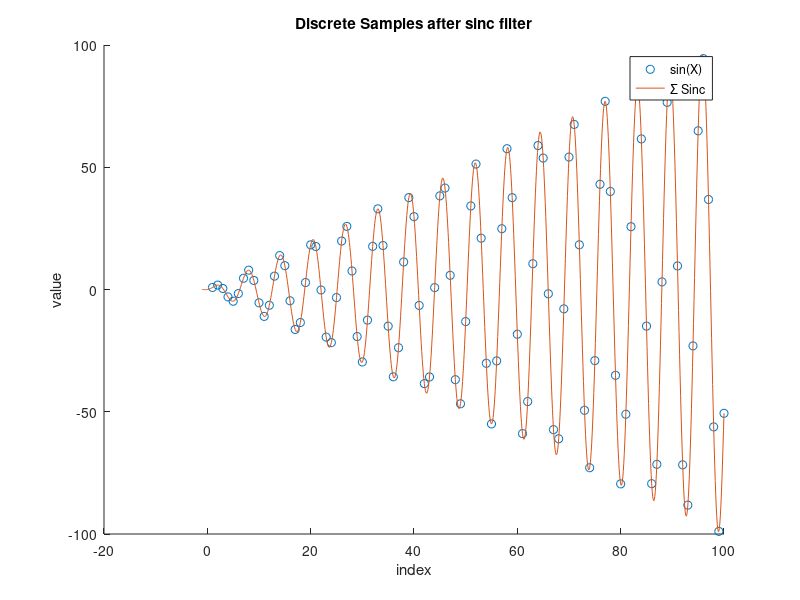

This chart was generated by the following MATLAB code:
%sinc filter design
%Equivalend to Rectangular filter in Frequency domain
clear
X = [1:100];
y = X.*sin(X);
F = @(x) sinc(x);
t = -1:0.1:100;
z = 0;
for k = 1:length(y)
      z = ( z + y(k)*F(t-k));
end
hold on
plot(y,'o')
plot(t,z)
title('Discrete Samples after sinc filter');
xlabel('index')
ylabel('value')
legend('sin(X)','\Sigma Sinc');



    